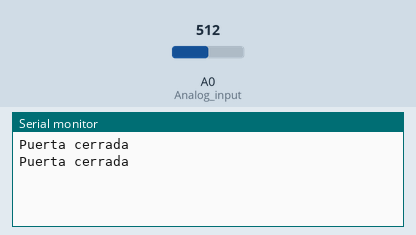
Simulated run of this sketch. Board: Arduino Uno, built with avr-gcc and run on an emulated ATmega328P. Parts: the last lines printed to the serial monitor. The inputs (shaded band) are chosen by the test bench; at power-on: A0 (Analog_input) = 512.

Above: at 1.8 s.
1.9 s: A0 (Analog_input) set to 547
At 2.8 s:
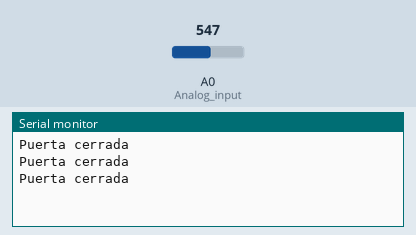
3.4 s: A0 (Analog_input) set to 562
At 4.8 s:
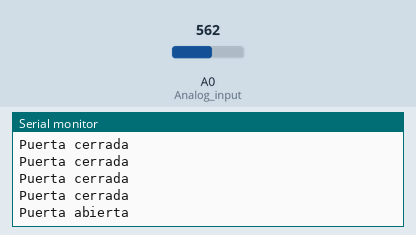

The sketch:

testSerialESP.ino
```cpp
// Declaration and initialization of the input pin
int Analog_input = A0; // X-axis-signal
void setup ()
{
 pinMode (Analog_input, INPUT);
 Serial.begin (9600); // Serielle output with 9600 bps
}
// The program reads the current value of the input pins
// and output it via serial out
void loop ()
{
 float Analog;
 int Digital;

 // Current value will be read and converted to the voltage
 Analog = analogRead (Analog_input);

 // and outputted here
 //Serial.print ("Analog voltage value:"); Serial.print (Analog, 4); Serial.println ("V");

 if(Analog >= 555){
   Serial.println("Puerta abierta");
 }
 else if((300<=Analog) && (Analog<555)){
   Serial.println("Puerta cerrada");
 }
 else{
   Serial.println("???");
 }

 delay (1000);
}
```

Measured:
- the behaviour switches between 554 and 555 on A0 (Analog_input) (found by bisection; images 1 and 2)
- after the input at 3.4 s, the serial monitor: prints a new line after 0.60 s (image 2)
